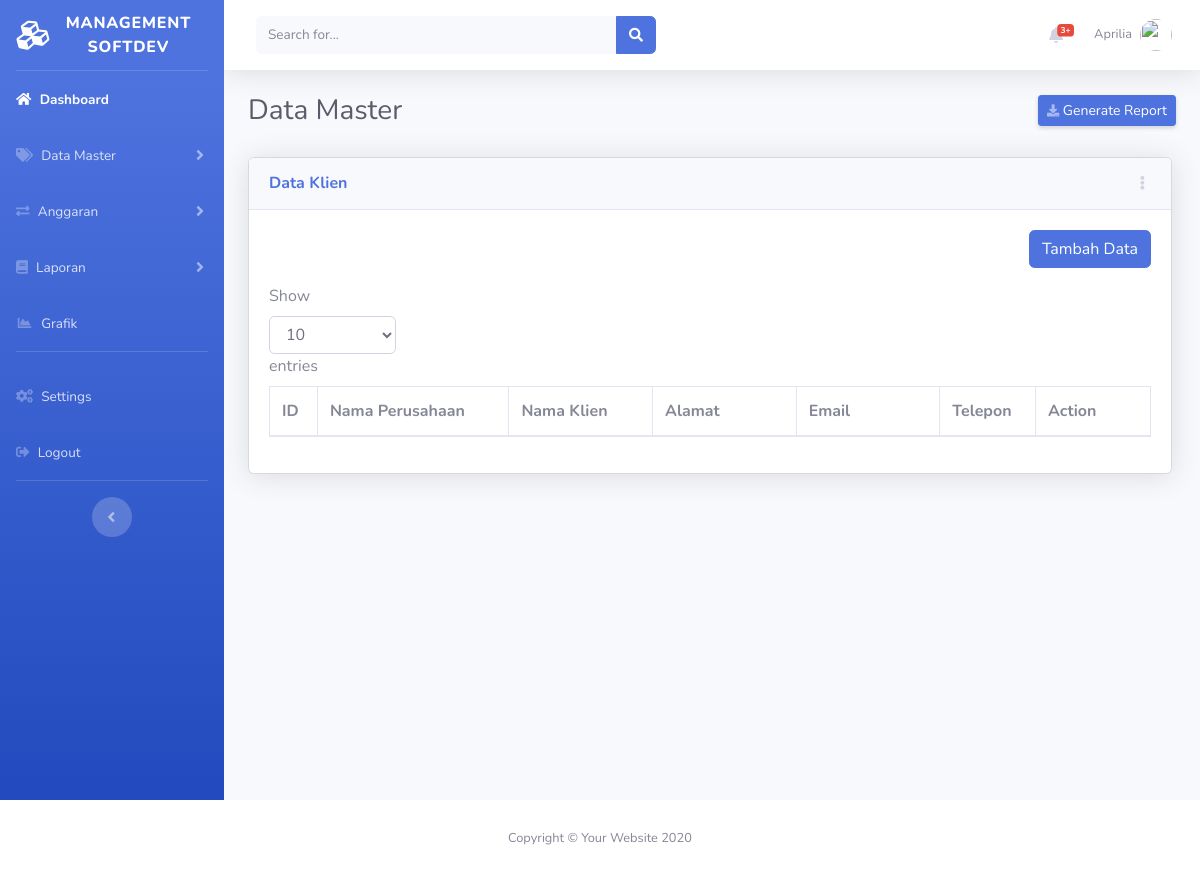
Page /index.php/master/klien on the earlier database version.
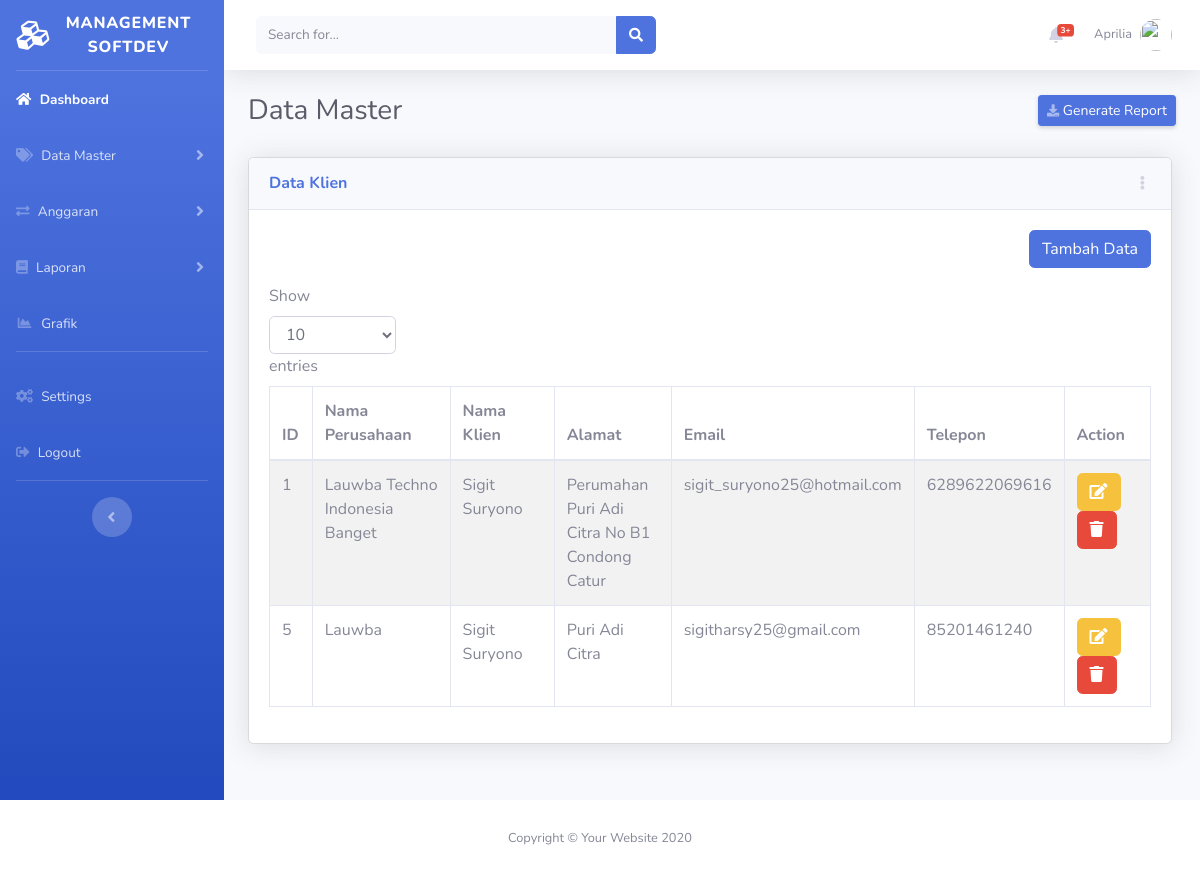
Same page on the later database version.
### tables this page shows
CREATE TABLE `tbl_klien` (
  `id_klien` int(11) NOT NULL,
  `nama_perusahaan` varchar(100) NOT NULL,
  `nama_klien` varchar(100) NOT NULL,
  `alamat_klien` varchar(200) NOT NULL,
  `email_klien` varchar(200) NOT NULL,
  `telepon_klien` varchar(15) NOT NULL
);

### application/controllers/Master.php (called while the page is built, shortened)
<?php
class Master extends CI_Controller
{
    public function __construct()
    {
        $this->load->model('admin');
        $this->load->model('anggaran');
        $this->load->model('klien');
        $this->load->model('pos');
        $this->load->model('user');
        $this->load->library('form_validation');
    }
    function klien()
    {
        $data['klien'] = $this->klien->getAll();
        $this->load->view('headfoot/header');
        $this->load->view('klien/list-klien', $data);
        $this->load->view('headfoot/footer');
    }
}

### index.php (called while the page is built, shortened)
<?php
require_once BASEPATH.'core/CodeIgniter.php';

### application/models/Klien.php (called while the page is built, shortened)
<?php
class Klien extends CI_Model
{
    public function getAll()
    {
        return $this->db->get("tbl_klien")->result();
    }
}

### application/views/klien/list-klien.php (the view, shortened to what this page needs)
<div class="container-fluid">
    <div class="d-sm-flex align-items-center justify-content-between mb-4">
        <h1 class="h3 mb-0 text-gray-800">Data Master</h1>
        <a href="#" class="d-none d-sm-inline-block btn btn-sm btn-primary shadow-sm"><i class="fas fa-download fa-sm text-white-50"></i> Generate Report</a>
    </div>
    <div class="row">
        <div class="col-xl-12 col-lg-12">
            <div class="card shadow mb-4">
                <div class="card-header py-3 d-flex flex-row align-items-center justify-content-between">
                    <h6 class="m-0 font-weight-bold text-primary">Data Klien</h6>
                    <div class="dropdown no-arrow">
                        <a class="dropdown-toggle" href="#" role="button" id="dropdownMenuLink" data-toggle="dropdown" aria-haspopup="true" aria-expanded="false">
                            <i class="fas fa-ellipsis-v fa-sm fa-fw text-gray-400"></i>
                        </a>
                    </div>
                </div>
                <div class="card-body">
                    <form action="<?php echo site_url('master/klien') ?>" method="POST">
                        <div class="form-group">
                            <div style="float:right">
                                <a href="<?php echo site_url('master/tambah_klien') ?>" class="btn btn-primary">Tambah Data</a>
                            </div>
                            <div class="clearfix"></div>
                        </div>
                        <div class="x_content">
                            <div class="row">
                                <div class="col-md-12">
                                    <di class="table-responsive">
                                        <table class="table table-striped table-bordered dt-responsive nowrap" id="datatable">
                                            <div class="row">
                                                <div class="col-sm-2">
                                                    <div class="dataTables_length" id="datatable_length">
                                                        <label>Show</label>
                                                        <select name="datatable_length" aria-controls="datatable" class="form-control input-sm">
                                                            <option value="10">10</option>
                                                        </select>
                                                        <label>entries</label>
                                                    </div>
                                                </div>
                                            </div>
                                </div>
                                <thead>
                                    <tr>
                                        <th width="5%">ID</th>
                                        <th width="20%">Nama Perusahaan</th>
                                        <th width="15%">Nama Klien</th>
                                        <th width="15%">Alamat</th>
                                        <th width="15%">Email</th>
                                        <th width="10%">Telepon</th>
                                        <th width="12%">Action</th>
                                    </tr>
                                </thead>
                                <tbody>
                                    <?php
                                    foreach ($klien as $value) { ?>
                                        <tr>
                                            <td><?php echo $value->id_klien ?></td>
                                            <td><?php echo $value->nama_perusahaan ?></td>
                                            <td><?php echo $value->nama_klien ?></td>
                                            <td><?php echo $value->alamat_klien ?></td>
                                            <td><?php echo $value->email_klien ?></td>
                                            <td><?php echo $value->telepon_klien ?></td>
                                            <td>
                                                <a href="<?php echo site_url('master/edit_klien/' . $value->id_klien) ?>" class="btn btn-warning"><i class="fa fa-edit"></i></a>
                                                <a href="<?php echo site_url('master/delete_klien/' . $value->id_klien) ?>" onclick="return confirm('Hapus data ini?')" class="btn btn-danger"><i class="fa fa-trash"></i></a>
                                            </td>
                                        </tr>
                                    <?php   }
                                    ?>
                                </tbody>
                            </div>
                        </div>
                </div>
            </div>
        </div>
    </div>
</div>
</div>
</div>
</div>

### application/views/headfoot/header.php (shortened to what this page needs)
<!DOCTYPE html>
<html lang="en">
<head>
    <link href="<?= base_url('assets/'); ?>vendor/fontawesome-free/css/all.min.css" rel="stylesheet" type="text/css">
    <link href="<?= base_url('assets/'); ?>css/sb-admin-2.min.css" rel="stylesheet">
</head>
<body id="page-top">
    <div id="wrapper">
        <ul class="navbar-nav bg-gradient-primary sidebar sidebar-dark accordion" id="accordionSidebar">
            <a class="sidebar-brand d-flex align-items-center justify-content-center" href="index.html">
                <div class="sidebar-brand-icon rotate-n-15">
                    <i class="fas fa-cubes"></i>
                </div>
                <div class="sidebar-brand-text mx-3"> MANAGEMENT SOFTDEV </div>
            </a>
            <hr class="sidebar-divider my-0">
            <li class="nav-item active">
                <a class="nav-link" href="<?php echo site_url('dashboard/index') ?>">
                    <i class="fa fa-home"></i>
                    <span>Dashboard</span></a>
            </li>
            <li class="nav-item">
                <a class="nav-link collapsed" href="#" data-toggle="collapse" data-target="#collapseTwo" aria-expanded="true" aria-controls="collapseTwo">
                    <i class="fa fa-tags"></i>
                    <span>Data Master</span>
                </a>
            </li>
            <li class="nav-item">
                <a class="nav-link collapsed" href="#" data-toggle="collapse" data-target="#collapseAnggaran" aria-expanded="true" aria-controls="collapseAnggaran">
                    <i class="fas fa-exchange-alt"></i>
                    <span>Anggaran</span>
                </a>
            </li>
            <li class="nav-item">
                <a class="nav-link collapsed" href="#" data-toggle="collapse" data-target="#collapsePages" aria-expanded="true" aria-controls="collapsePages">
                    <i class="fa fa-book"></i>
                    <span>Laporan</span>
                </a>
            </li>
            <li class="nav-item">
                <a class="nav-link" href="charts.html">
                    <i class="fas fa-fw fa-chart-area"></i>
                    <span>Grafik</span></a>
            </li>
            <hr class="sidebar-divider">
            <li class="nav-item">
                <a class="nav-link" href="#">
                    <i class="fa fa-cogs"></i>
                    <span>Settings</span></a>
            </li>
            <li class="nav-item">
                <a class="nav-link" href="<?php echo site_url('dashboard/logout') ?>">
                    <i class="fas fa-sign-out-alt"></i>
                    <span>Logout</span></a>
            </li>
            <hr class="sidebar-divider d-none d-md-block">
            <div class="text-center d-none d-md-inline">
                <button class="rounded-circle border-0" id="sidebarToggle"></button>
            </div>
        </ul>
        <div id="content-wrapper" class="d-flex flex-column">
            <div id="content">
                <nav class="navbar navbar-expand navbar-light bg-white topbar mb-4 static-top shadow">
                    <form class="d-none d-sm-inline-block form-inline mr-auto ml-md-3 my-2 my-md-0 mw-100 navbar-search">
                        <div class="input-group">
                            <input type="text" class="form-control bg-light border-0 small" placeholder="Search for..." aria-label="Search" aria-describedby="basic-addon2">
                            <div class="input-group-append">
                                <button class="btn btn-primary" type="button">
                                    <i class="fas fa-search fa-sm"></i>
                                </button>
                            </div>
                        </div>
                    </form>
                    <ul class="navbar-nav ml-auto">
                        <li class="nav-item dropdown no-arrow mx-1">
                            <a class="nav-link dropdown-toggle" href="#" id="alertsDropdown" role="button" data-toggle="dropdown" aria-haspopup="true" aria-expanded="false">
                                <i class="fas fa-bell fa-fw"></i>
                                <span class="badge badge-danger badge-counter">3+</span>
                            </a>
                        </li>
                        <li class="nav-item dropdown no-arrow">
                            <a class="nav-link dropdown-toggle" href="#" id="userDropdown" role="button" data-toggle="dropdown" aria-haspopup="true" aria-expanded="false">
                                <span class="mr-2 d-none d-lg-inline text-gray-600 small">Aprilia</span>
                                <img class="img-profile rounded-circle" src="https://image.freepik.com/free-vector/businesswoman-woman-female-icon_24877-11464.jpg">
                            </a>
                        </li>
                    </ul>
                </nav>

### application/views/headfoot/footer.php (shortened to what this page needs)
<footer class="sticky-footer bg-white">
    <div class="container my-auto">
        <div class="copyright text-center my-auto">
            <span>Copyright &copy; Your Website 2020</span>
        </div>
    </div>
</footer>
</body>
</html>

### application/views/headfoot/header.php (style rules this page uses)
.card { margin: 5px 4px 10px 0px; background-color: #fff; transition: box-shadow .25s; border: 1px solid #d9d9d9; }

Differences in the rows shown:
added tbl_klien: id_klien "1", nama_perusahaan "Lauwba Techno Indonesia Banget", nama_klien "Sigit Suryono", alamat_klien "Perumahan Puri Adi Citra No B1 Condong Catur", email_klien "sigit_suryono25@hotmail.com", telepon_klien "6289622069616"
added tbl_klien: id_klien "5", nama_perusahaan "Lauwba", nama_klien "Sigit Suryono", alamat_klien "Puri Adi Citra", email_klien "sigitharsy25@gmail.com", telepon_klien "85201461240"
